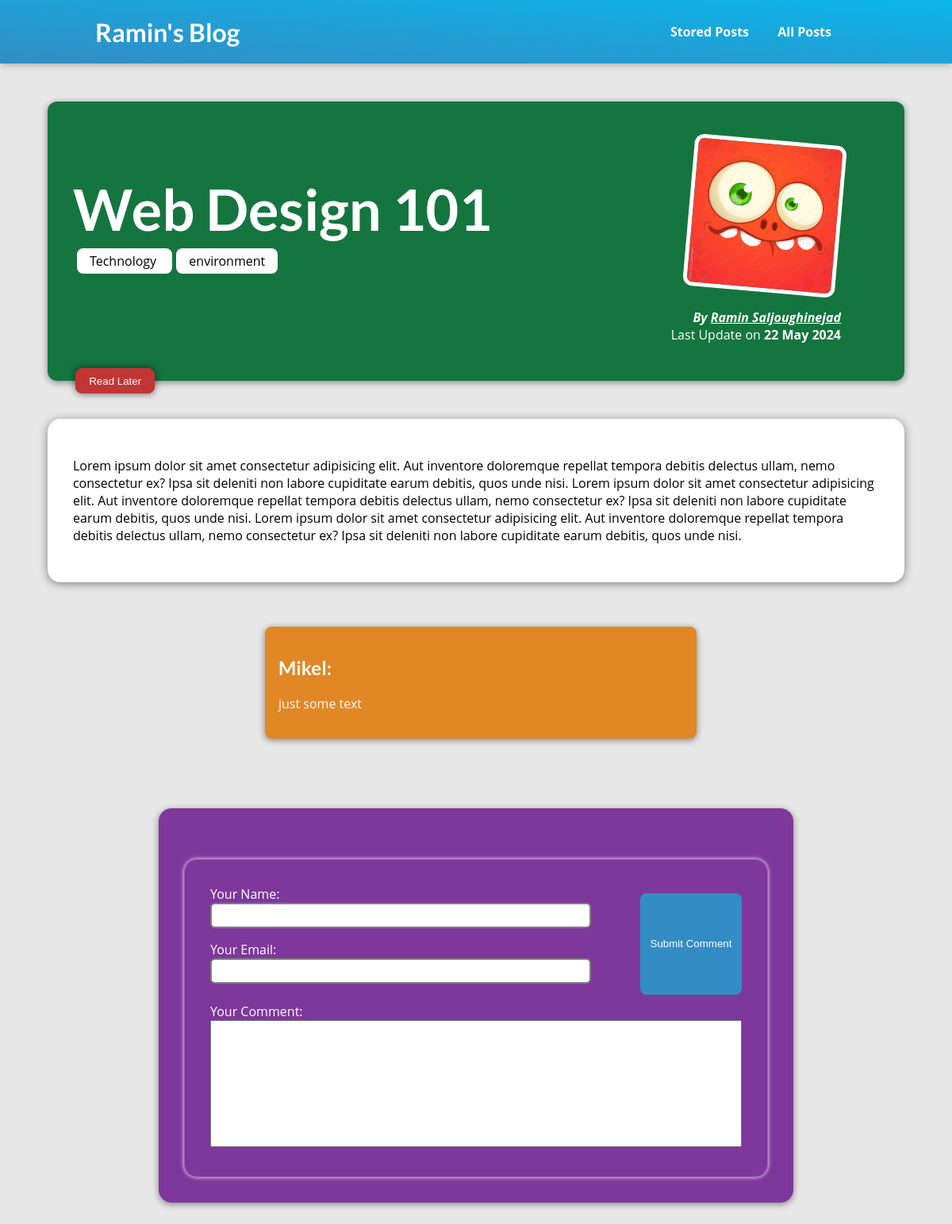
The page /posts/web-design-101 on the database its author committed.
### blog/models.py (models this page shows, shortened)
class Post(models.Model):
    title = models.CharField(max_length=200, null=False)
    slug = models.SlugField(unique=True, db_index=True)
    date = models.DateField(auto_now=True)
    image = models.ImageField(upload_to='posts', null=True)
    excerpt = models.CharField(max_length=300)
    content = models.TextField(validators=[MinLengthValidator(10)])
    author = models.ForeignKey(Author, null=True, on_delete=models.SET_NULL, related_name='posts')
    tags = models.ManyToManyField(Tag)
    class Meta:
        verbose_name_plural = 'All Posts'

class Tag(models.Model):
    caption = models.CharField(max_length=20)
    class Meta:
        verbose_name_plural = 'All Tags'

class Author(models.Model):
    first_name = models.CharField(max_length=100)
    last_name = models.CharField(max_length=100)
    email = models.EmailField()
    def __str__(self):
        return f"{self.first_name} {self.last_name}"
    class Meta:
        verbose_name_plural = 'All Authors'

class Comment(models.Model):
    user_name = models.CharField(max_length=150)
    user_email = models.EmailField()
    text = models.TextField(max_length=500)
    post  = models.ForeignKey(Post, on_delete=models.CASCADE, related_name='comments')
    class Meta:
        verbose_name_plural = 'All Comments'

### blog/views.py (the view)
# urls.py: path('posts/<slug:slug>', views.PostDetailView.as_view(), name='blog-post-detail'),
class PostDetailView(View):
    model = Post
    template_name = "blog/post-detail.html"
    def is_stored_post(self, request, post_id):
        stored_posts = request.session.get('stored_posts')
        if stored_posts is not None:
            is_saved_for_later = post_id in stored_posts
        else:
            is_saved_for_later = False
        return is_saved_for_later
    def get(self, request, slug):
        post = Post.objects.get(slug = slug)
        return render(request, 'blog/post-detail.html', {
            'post':post,
            'post_tags': post.tags.all(),
            'form':CommentForm(),
            'comments':post.comments.all().order_by("-id"),
            'saved_for_later': self.is_stored_post(request, post.id)
        })
    def post(self, request, slug):
        comment_form = CommentForm(request.POST)
        post = Post.objects.get(slug = slug)
        if comment_form.is_valid():
            comment = comment_form.save(commit=False)
            comment.post = post
            comment.save()
            return HttpResponseRedirect(reverse('blog-post-detail', args=[slug]))
        return render(request, 'blog/post-detail.html', {
            'post':post,
            'post_tags': post.tags.all(),
            'form':comment_form,
            'comments':post.comments.all().order_by("-id"),
            'saved_for_later': self.is_stored_post(request, post.id)
        })

### blog/forms.py
class CommentForm(forms.ModelForm):
    class Meta:
        model = Comment
        fields = ['user_name', 'user_email', 'text']
        labels = {
            "user_name":"Your Name",
            "user_email":"Your Email",
            "text":"Your Comment"
        }

### blog/templates/blog/post-detail.html (shortened to what this page needs)
{% extends "base.html" %}
{% load static %}
{% block css_files %}
    <link rel="stylesheet" href="{% static "blog/post-detail.css" %}">
{% endblock %}
{% block content %}
    <section id='summary'>
        <h2>{{ post.title }}</h2>
        <p>
            {% for tag in post_tags %}
                <span class='tag'>{{ tag.caption }} </span>
            {% endfor %}
        </p>
        <article>
            <img src="{{ post.image.url }}" alt="{{ post.title }}">
            <address>By <a href='mailto:{{ post.author.email }}'>{{ post.author }}</a></address>
            <div>
                Last Update on <time>{{ post.date|date:"d M Y" }}</time>
            </div>
        </article>
        <form action="{% url "read-later-url" %}" method="post" class='read-later-form'>
            <button type='submit'>
                {% if saved_for_later %}
                    Remove from 'Read-Later' list
                {% else %}
                    Read Later
                {% endif %}
            </button>
        </form>
    </section>
    <main>
        <p>
            {{ post.content }}
        </p>
    </main>
    <section class='comments'>
        <ul>
            {% for comment in comments %}
                <li>
                    <h2>{{ comment.user_name }}:</h2>
                    <p>{{ comment.text | linebreaks }}</p>
                </li>
            {% endfor %}
        </ul>
    </section>
    <div class='comments-section'>
        <form action='{% url "blog-post-detail" post.slug %}' method="post">
            <div class='top-div'>
                <div class='top-left'>
                    {{ form.user_name.label_tag }}
                    {{ form.user_name }}
                    {{ form.user_email.label_tag }}
                    {{ form.user_email }}
                </div>
                <div class='top-right'>
                    <button type="submit">Submit Comment</button>
                </div>
            </div>
            <div class="bottom-div">
                {{ form.text.label_tag }}
                {{ form.text }}
            </div>
        </form>
    </div>
{% endblock %}

### blog/static/blog/post-detail.css (style rules this page uses)
body { background-color:#e7e7e7; }
#summary { margin: 8rem auto 3rem auto; padding:2rem; width:90%; max-width: 90rem; border-radius: 12px; background-color: #15753f; position: relative; box-shadow: 0 2px 8px rgba(0,0,0,0.45); height:22rem; }
#summary h2 { color:white; font-size:4.5rem; margin-bottom:-0.25rem; }
#summary article { position:absolute; top:2rem; right: 3rem; padding: 1rem 2rem; border-radius: 12px; text-align: right; color: white; }
#summary article img { width:12rem; height:12rem; border-radius: 12px; transform: rotate(5deg); border:5px solid white; margin-bottom: 1rem; }
#summary address { font-weight: bold; }
#summary time { font-weight: bold; }
#summary a { color:white; }
#summary .tag { color:inherit; background-color: white; padding:0.3rem 1rem; border-radius: 8px; margin-left:5px; }
main { margin:3rem auto 0 auto; background-color:white; width:90%; max-width: 90rem; padding:2rem; border-radius: 16px; box-shadow: 0 2px 12px rgba(0,0,0,0.45); }
.comments-section { width:50%; max-width: 50rem; min-width:50rem; padding: 2rem; border-radius: 16px; background-color:rgba(101, 13, 138, 0.8); margin:4rem auto 5rem auto; box-shadow: 0 2px 8px rgba(0,0,0,0.45); }
.comments-section form { width:100%; margin:auto; padding:2rem; border:1px solid rgba(255,255,255,0.2); border-radius: 16px; box-shadow: 0px 0px 5px rgb(255,255,255); margin-top:2rem; }
.top-div { display: flex; justify-content: space-between; align-items: center; }
.top-left { display: flex; flex-direction: column; margin-bottom: 0.5rem; }
.top-left label { display:block; color:white; }
.top-left input { width:30rem; margin-bottom:1rem; height:2rem; border-radius: 6px; border:2px solid gray; }
.top-right button { width:8rem; height:8rem; border-radius: 8px; border:1px solid transparent; background-color:#338dc4; color:white; }
.bottom-div { display: block; width:100%; }
.bottom-div label { display:block; color:white; }
.bottom-div textarea { width:100%; resize: none; height: 10rem; padding:1rem; font-size:1.2rem; }
.comments { width:55%; margin:auto; padding:0.5rem; margin-top:2rem; border-radius: 16px;; }
.comments ul { list-style: none; }
.comments li { color:white; border:1px solid #e18726; width: 90%; padding:1rem; margin:1rem; border-radius: 8px; background-color:#e18726; box-shadow: 0 2px 8px rgba(0,0,0,0.45); }
.read-later-form { position:absolute; bottom:-1rem; left:2.2rem; }
.read-later-form button { padding:0 1rem 0 1rem; height:2rem; border-radius: 8px; border:1px solid #c13535; background-color:#c13535; color:white; box-shadow: 0 0 10px rgb(0,0,0,0.6); cursor: pointer; }

### static/base.css (style rules this page uses)
* { box-sizing:border-box; }
html { font-family: 'Open Sans', 'Lato', 'snas-serif'; }
body { margin:0; }
h1,h2,h3 { font-family: 'Lato', sans-serif; font-weight: bold; }

### rows shown on the page
Post: title "Web Design 101", image (picture), author "Ramin Saljoughinejad", date "22 May 2024", content "Lorem ipsum dolor sit amet consectetur adipisicing elit. Aut inventore doloremque repellat tempora debitis delectus ullam, nemo consectetur ex? Ipsa sit deleniti non labore cupiditate earum debitis, quos unde nisi. Lorem ipsum dolor sit amet consectetur adipisicing elit. Aut inventore doloremque repellat tempora debitis delectus ullam, nemo consectetur ex? Ipsa sit deleniti non labore cupiditate earum debitis, quos unde nisi. Lorem ipsum dolor sit amet consectetur adipisicing elit. Aut inventore doloremque repellat tempora debitis delectus ullam, nemo consectetur ex? Ipsa sit deleniti non labore cupiditate earum debitis, quos unde nisi."
Tag: caption "Technology"
Tag: caption "environment"
Comment: user_name "Mikel", text "just some text"
